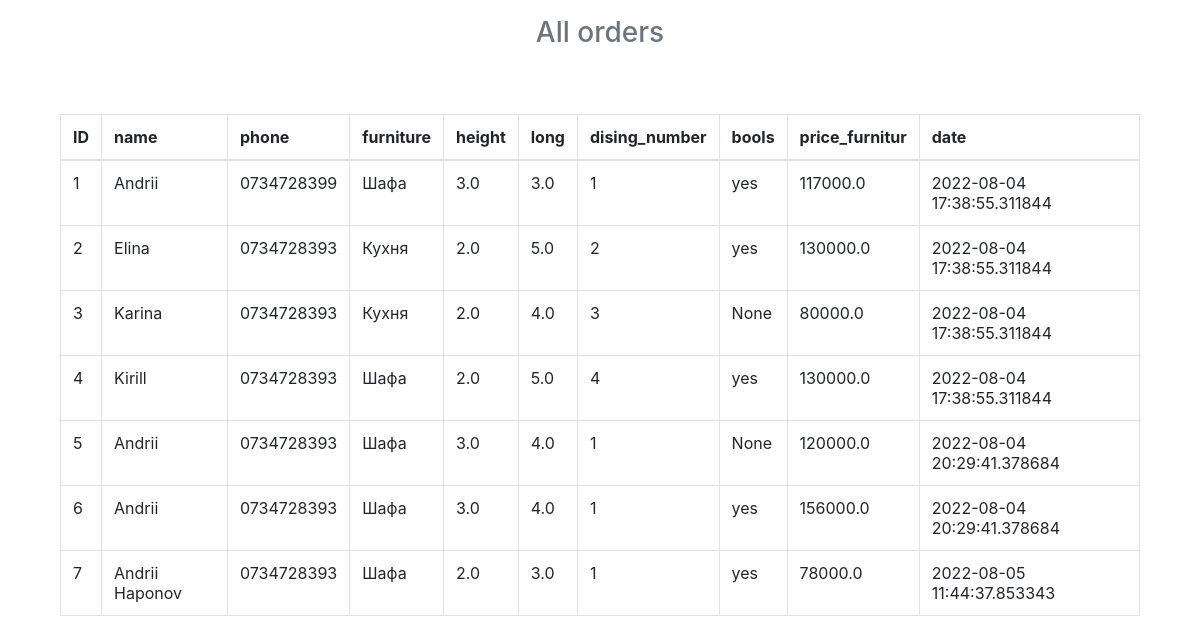
/check_db, run on the app's committed database.
### tables this page shows
CREATE TABLE orders (
        ID INTEGER PRIMARY KEY AUTOINCREMENT, 
        name TEXT,
        phone TEXT ,
        furniture NUMERIC, 
        height FLOAT, 
        long FLOAT, 
        dising_number NUMERIC,
        bools TEXT,
        price_furnitur FLOAT,
        date datetime
);

### app.py (the view)
@app.route("/check_db")
def check_db():
    con=sql.connect("cupbkitch.db")
    con.row_factory=sql.Row
    cur=con.cursor()
    cur.execute("select * from orders")
    data=cur.fetchall()
    return render_template("check_db.html",datas=data)

### templates/check_db.html (shortened to what this page needs)
<html>
<head>
    <link rel="stylesheet" href="/static/index.css">
    <link rel="stylesheet" href="https://maxcdn.bootstrapcdn.com/bootstrap/4.0.0/css/bootstrap.min.css"
>
</head>
<body>
    <div class='container pt-3'>
        <h3 class='text-center text-muted mb-3'>All orders</h3>
        <main class="container py-5 text-center">
            <table class="table table-bordered">
                <thead>
                    <tr>
                        <th>ID</th>
                        <th>name</th>
                        <th>phone</th>
                        <th>furniture</th>
                        <th>height</th>
                        <th>long</th>
                        <th>dising_number</th>
                        <th>bools</th>
                        <th>price_furnitur</th>
                        <th>date</th>
                    </tr>
                </thead>
                <tbody>
                    {% for order in datas %}
                    <tr>
                        <td> {{ order ["ID"] }} </td>
                        <td> {{ order ["name"] }} </td>
                        <td> {{ order ["phone"] }} </td>
                        <td> {{ order ["furniture"] }} </td>
                        <td> {{ order ["height"] }} </td>
                        <td> {{ order ["long"] }} </td>
                        <td> {{ order ["dising_number"] }} </td>
                        <td> {{ order ["bools"] }} </td>
                        <td> {{ order ["price_furnitur"] }} </td>
                        <td> {{ order ["date"] }} </td>
                    </tr>
                    {% endfor%}
                </tbody>
            </table>
        </main>
    </div>
</body>
</html>

### static/index.css (style rules this page uses)
body { background-color: #221f32; margin-bottom: 50px; }

### data on the page
orders: ID "1", name "Andrii", phone "0734728399", furniture "Шафа", height "3.0", long "3.0", dising_number "1", bools "yes", price_furnitur "117000.0", date "2022-08-04 17:38:55.311844"
orders: ID "2", name "Elina", phone "0734728393", furniture "Кухня", height "2.0", long "5.0", dising_number "2", bools "yes", price_furnitur "130000.0", date "2022-08-04 17:38:55.311844"
orders: ID "3", name "Karina", phone "0734728393", furniture "Кухня", height "2.0", long "4.0", dising_number "3", order "None", price_furnitur "80000.0", date "2022-08-04 17:38:55.311844"
orders: ID "4", name "Kirill", phone "0734728393", furniture "Шафа", height "2.0", long "5.0", dising_number "4", bools "yes", price_furnitur "130000.0", date "2022-08-04 17:38:55.311844"
orders: ID "5", name "Andrii", phone "0734728393", furniture "Шафа", height "3.0", long "4.0", dising_number "1", order "None", price_furnitur "120000.0", date "2022-08-04 20:29:41.378684"
orders: ID "6", name "Andrii", phone "0734728393", furniture "Шафа", height "3.0", long "4.0", dising_number "1", bools "yes", price_furnitur "156000.0", date "2022-08-04 20:29:41.378684"
orders: ID "7", name "Andrii Haponov", phone "0734728393", furniture "Шафа", height "2.0", long "3.0", dising_number "1", bools "yes", price_furnitur "78000.0", date "2022-08-05 11:44:37.853343"
